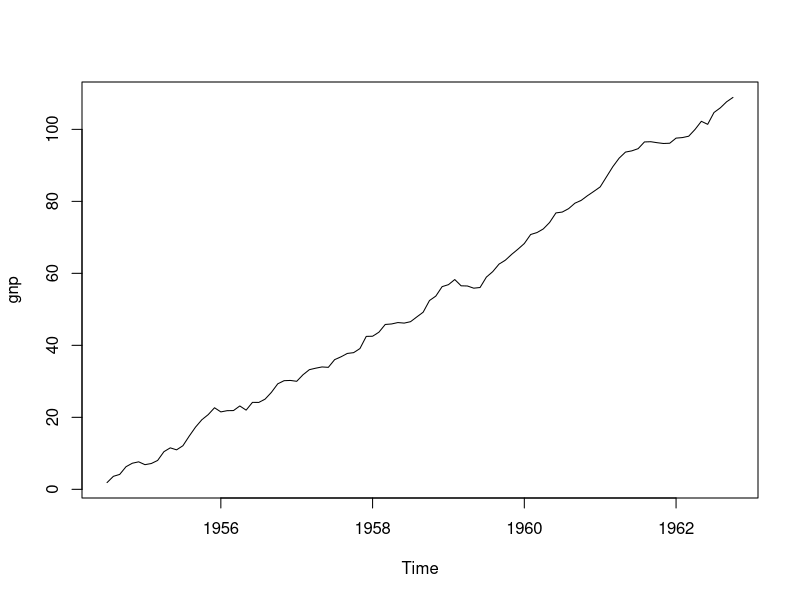
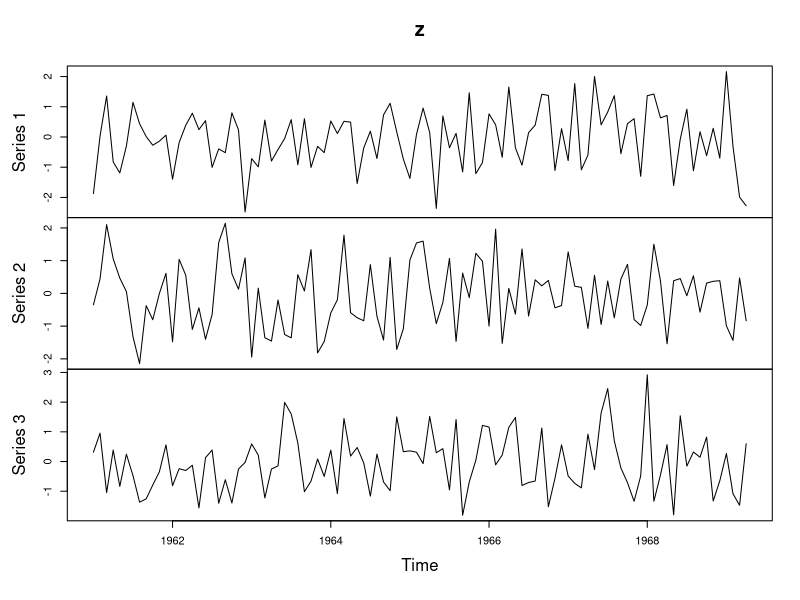
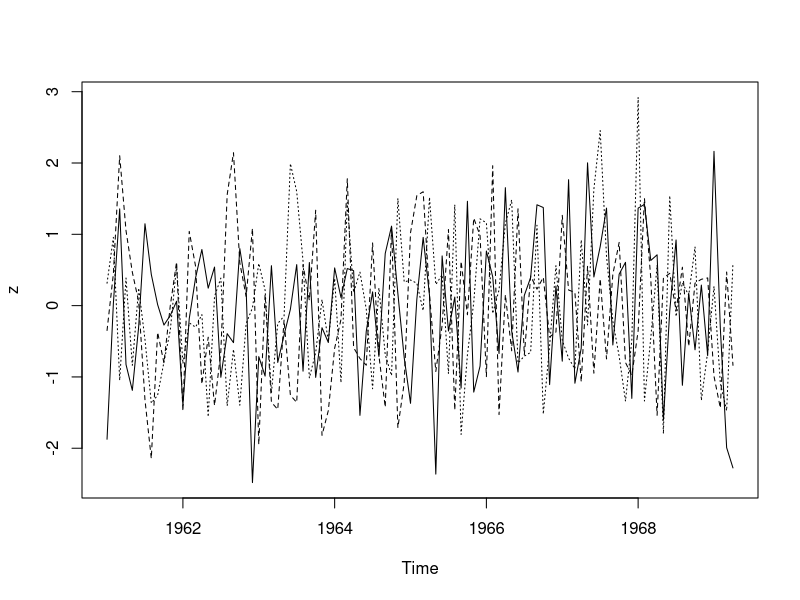
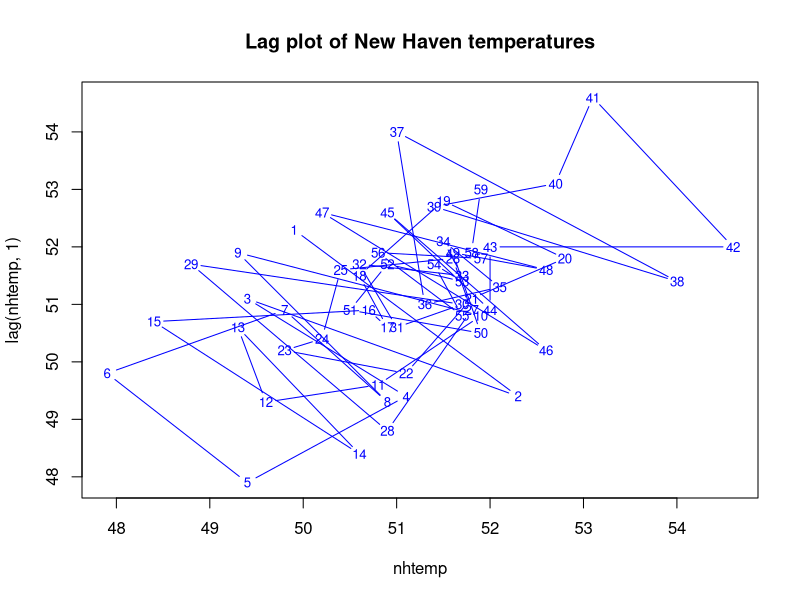

Write the R code that produced these figures, in order.
require(graphics)

ts(1:10, frequency = 4, start = c(1959, 2)) # 2nd Quarter of 1959
print( ts(1:10, frequency = 7, start = c(12, 2)), calendar = TRUE)
# print.ts(.)
## Using July 1954 as start date:
gnp <- ts(cumsum(1 + round(rnorm(100), 2)),
          start = c(1954, 7), frequency = 12)
plot(gnp) # using 'plot.ts' for time-series plot

## Multivariate
z <- ts(matrix(rnorm(300), 100, 3), start = c(1961, 1), frequency = 12)
class(z)
head(z) # as "matrix"
plot(z)
plot(z, plot.type = "single", lty = 1:3)

## A phase plot:
plot(nhtemp, lag(nhtemp, 1), cex = .8, col = "blue",
     main = "Lag plot of New Haven temperatures")
